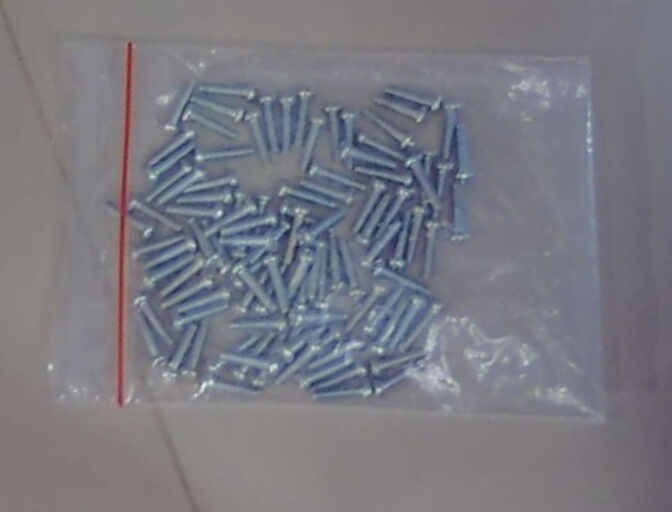
#> input picture dataset/images/100pcs_4.jpg, 672 x 512 px; its folder holds only this picture in this run
$ python generate_density_map.py
#> lines starting #> are read from the running program, lines starting #| are printed output that depends on the picture; after the words box and inside, x2 and y2 are one past the last pixel; in counts of white or black regions, pixels touching at a corner belong together
import numpy as np
import cv2
import matplotlib.pyplot as plt
from scipy.ndimage import gaussian_filter


def points_to_density_map(image_shape, points):
    """
    Mengonversi list koordinat titik menjadi density map menggunakan Gaussian filter.

    Parameters:
        image_shape (tuple): Ukuran gambar dalam format (height, width).
        points (list): List koordinat titik dalam format [[x1, y1], [x2, y2], ...].

    Returns:
        numpy.ndarray: Density map hasil konvolusi Gaussian.
    """
    # Buat matriks nol dengan ukuran image_shape
    density_map = np.zeros(image_shape, dtype=np.float32)

    # Letakkan nilai 1 pada setiap koordinat titik
    for point in points:
        x, y = int(point[0]), int(point[1])

        # Pastikan koordinat berada di dalam batas gambar
        if 0 <= y < image_shape[0] and 0 <= x < image_shape[1]:
            density_map[y, x] = 1

    # Aplikasikan Gaussian filter dengan sigma=4
    density_map = gaussian_filter(density_map, sigma=4)

    return density_map


def visualize_heatmap(image_path, density_map):
    """
    Menampilkan overlay density map (heatmap) di atas gambar asli.

    Parameters:
        image_path (str): Path ke file gambar asli.
        density_map (numpy.ndarray): Matriks density map hasil generate.
    """
    # Load gambar asli menggunakan OpenCV dan konversi BGR -> RGB
    image = cv2.imread(image_path)
    image = cv2.cvtColor(image, cv2.COLOR_BGR2RGB)

    # Tampilkan gambar asli dengan overlay density map
    plt.figure(figsize=(10, 8))
    plt.imshow(image)
    plt.imshow(density_map, cmap='jet', alpha=0.5)
    plt.colorbar(label='Density')
    plt.title('Density Map Overlay')
    plt.axis('off')
    plt.tight_layout()
    plt.show()


if __name__ == '__main__':
    import os
    import random

    # Path ke folder images
    images_dir = os.path.join('dataset', 'images')

    # Ambil file gambar pertama dari folder dataset/images/
    image_files = [f for f in os.listdir(images_dir)
                   if f.lower().endswith(('.png', '.jpg', '.jpeg', '.bmp'))]

    if not image_files:
        print("Tidak ada gambar di folder dataset/images/. "
              "Silakan tambahkan gambar terlebih dahulu.")
    else:
        image_path = os.path.join(images_dir, image_files[0])
        print(f"Menggunakan gambar: {image_path}")

        # Load gambar untuk mendapatkan ukuran (height, width)
        img = cv2.imread(image_path)
#> img is the input picture: shape (512, 672, 3); mean B, G, R 129.6, 121.4, 121
        h, w = img.shape[:2]
#> h = 512; w = 672
        print(f"Ukuran gambar: {w} x {h}")
#| Ukuran gambar: 672 x 512

        # Buat dummy 5 titik koordinat [x, y] secara acak
        dummy_points = [[random.randint(0, w - 1), random.randint(0, h - 1)]
                        for _ in range(5)]
        print(f"Dummy points: {dummy_points}")
#| Dummy points: [[394, 430], [41, 265], [523, 497], [414, 310], [488, 366]]

        # Generate density map
        density = points_to_density_map((h, w), dummy_points)
#> after the loop in points_to_density_map, `for point in points:`:
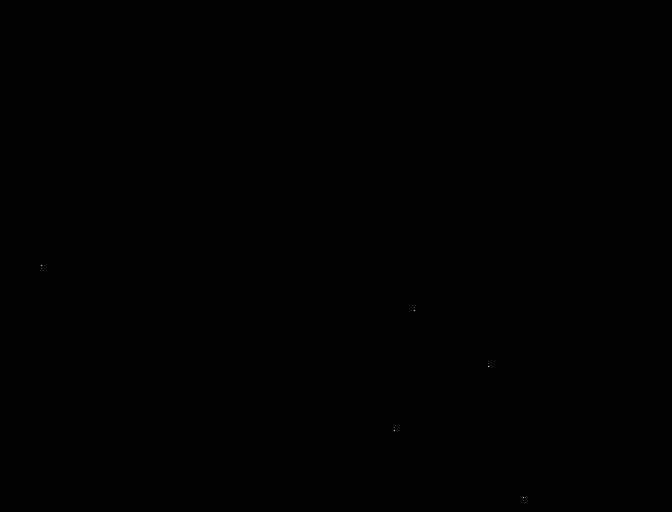
#> density_map: shape (512, 672) float32; values 0 (black) and 1 (white), 0% white in thin lines or dots, all inside (x1, y1, x2, y2) = (41, 265, 524, 498)
        print(f"Density map shape: {density.shape}")
#| Density map shape: (512, 672)
        print(f"Density map max value: {density.max():.6f}")
#| Density map max value: 0.009948

        # Visualisasi heatmap overlay
        visualize_heatmap(image_path, density)
#> in visualize_heatmap, `plt.show()`:
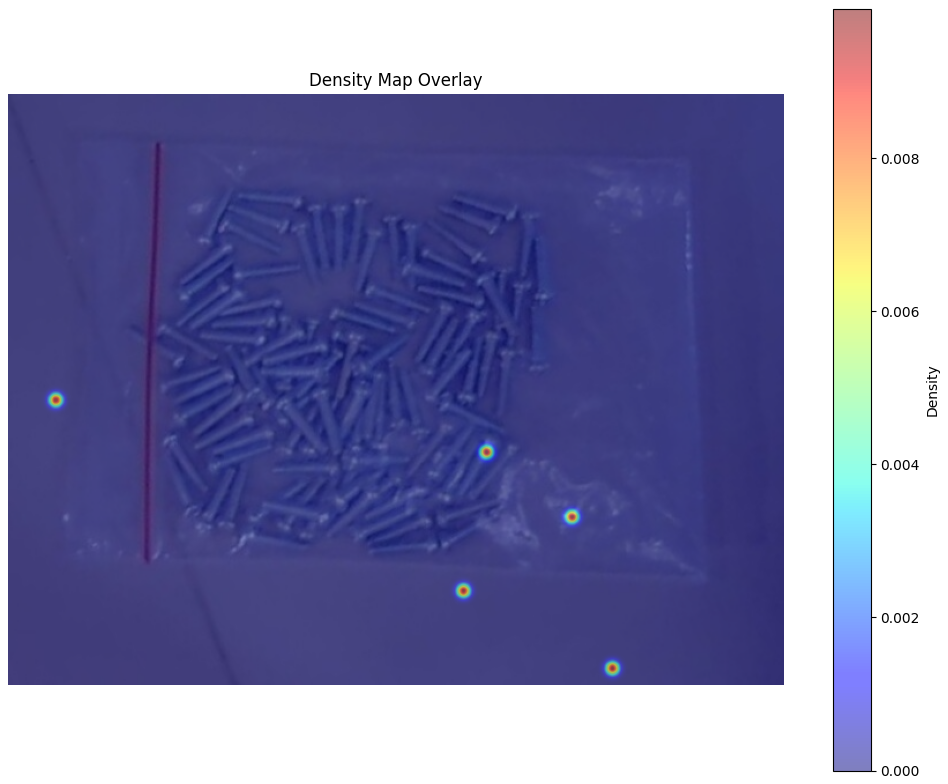
#> figure drawn by matplotlib, 2 panels

$ run again, on dataset/images/160pcs_6.jpg
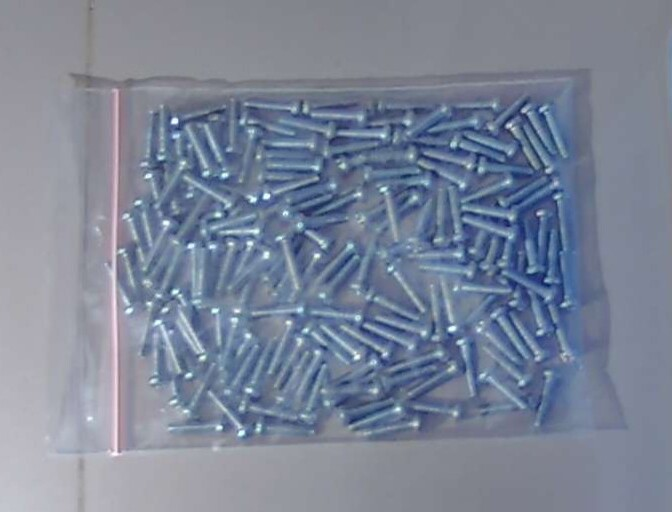
#> input picture dataset/images/160pcs_6.jpg, 672 x 512 px
#> img is the input picture: shape (512, 672, 3); mean B, G, R 151.7, 133, 123.6
#| Ukuran gambar: 672 x 512
#| Dummy points: [[394, 430], [41, 265], [523, 497], [414, 310], [488, 366]]
#| Density map shape: (512, 672)
#| Density map max value: 0.009948
#> in visualize_heatmap, `plt.show()`:
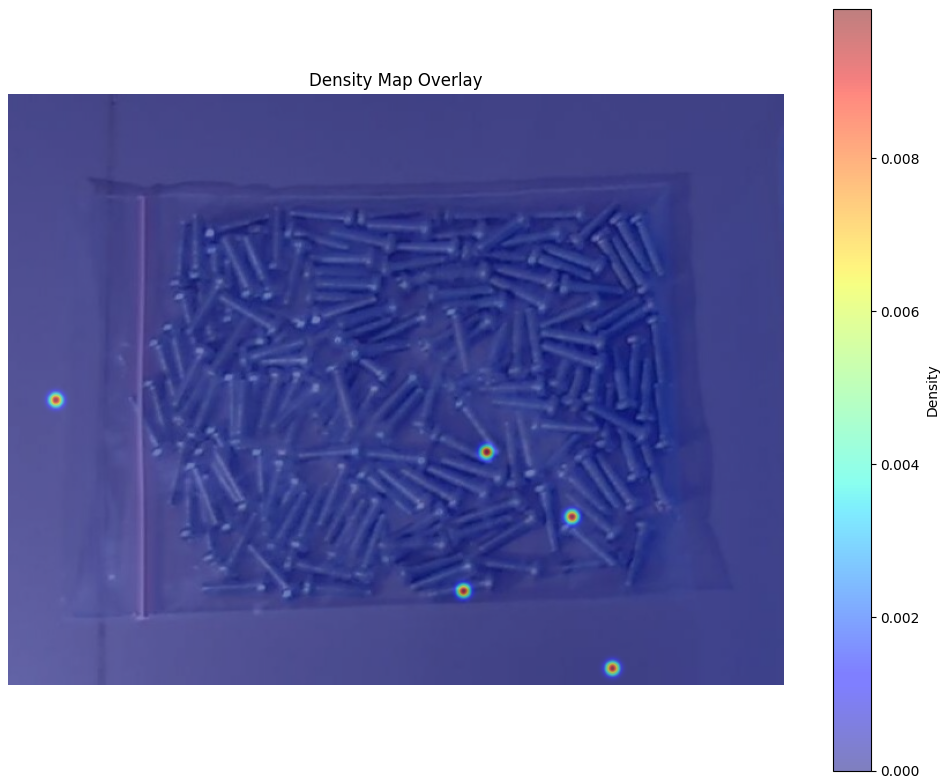
#> figure drawn by matplotlib, 2 panels

$ run again, on dataset/images/170 (1).jpg
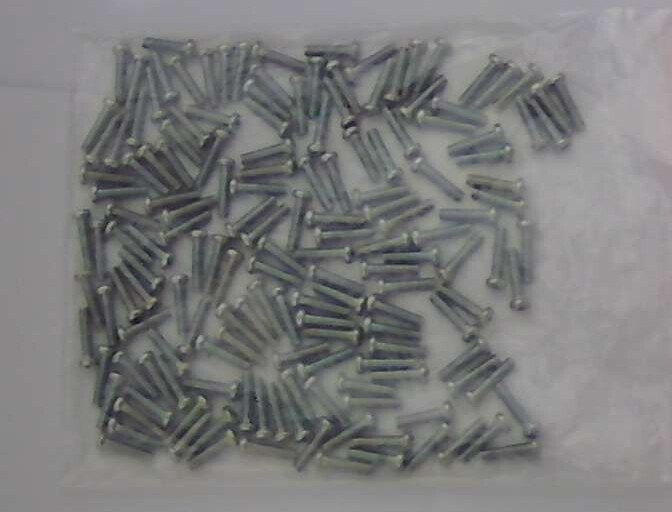
#> input picture dataset/images/170 (1).jpg, 672 x 512 px
#> img is the input picture: shape (512, 672, 3); mean B, G, R 123.6, 123.6, 123.2
#| Ukuran gambar: 672 x 512
#| Dummy points: [[394, 430], [41, 265], [523, 497], [414, 310], [488, 366]]
#| Density map shape: (512, 672)
#| Density map max value: 0.009948
#> in visualize_heatmap, `plt.show()`:
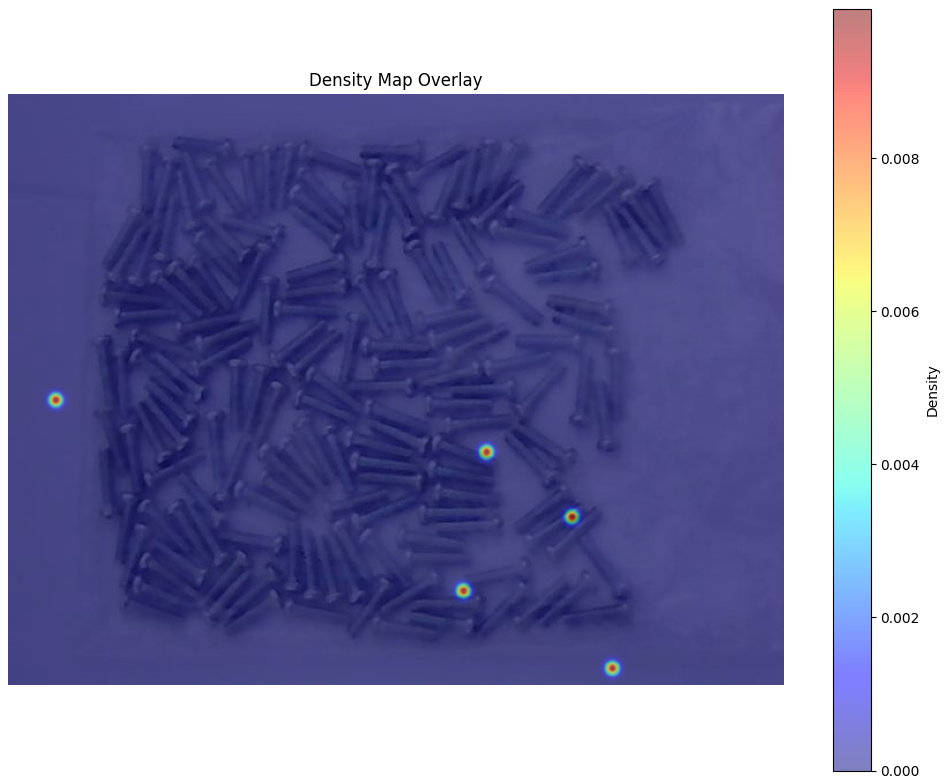
#> figure drawn by matplotlib, 2 panels

$ run again, on dataset/images/120_IMG_8559.jpg
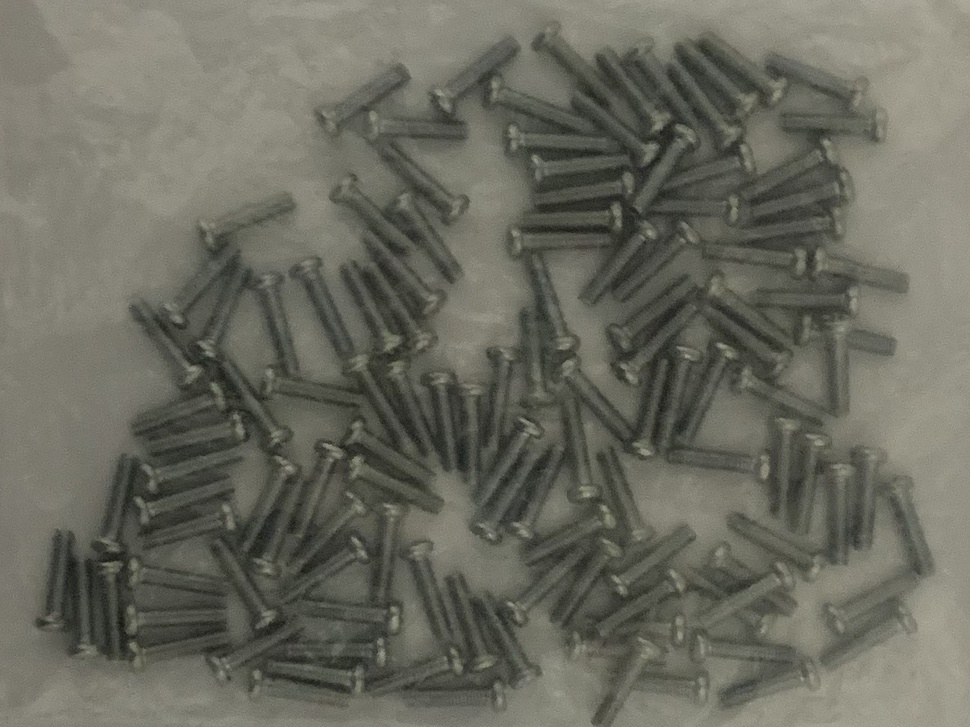
#> input picture dataset/images/120_IMG_8559.jpg, 970 x 727 px, shrunk from 1280 x 960 before the run
#> img is the input picture: shape (727, 970, 3); mean B, G, R 95.2, 106.2, 106.1
#| Ukuran gambar: 970 x 727
#| Dummy points: [[864, 394], [776, 430], [41, 265], [523, 497], [414, 310]]
#| Density map shape: (727, 970)
#| Density map max value: 0.009948
#> in visualize_heatmap, `plt.show()`:
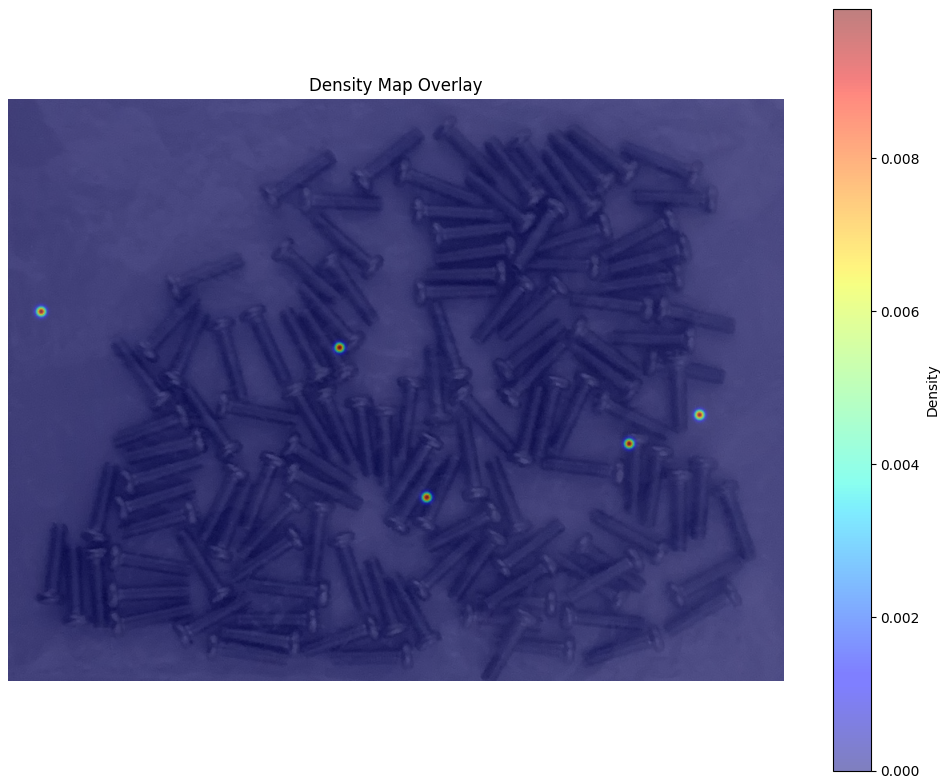
#> figure drawn by matplotlib, 2 panels
